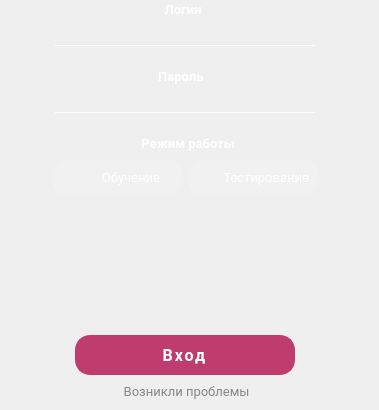
           <widget class="QWidget" name="page">
            <widget class="QWidget" name="layoutWidget">
             <property name="geometry">
              <rect>
               <x>0</x>
               <y>0</y>
               <width>370</width>
               <height>401</height>
              </rect>
             </property>
             <layout class="QVBoxLayout" name="verticalLayout">
              <property name="leftMargin">
               <number>5</number>
              </property>
              <property name="rightMargin">
               <number>5</number>
              </property>
              <item>
               <layout class="QHBoxLayout" name="horizontalLayout">
                <item>
                 <spacer name="horizontalSpacer">
                  <property name="orientation">
                   <enum>Qt::Horizontal</enum>
                  </property>
                  <property name="sizeHint" stdset="0">
                   <size>
                    <width>40</width>
                    <height>20</height>
                   </size>
                  </property>
                 </spacer>
                </item>
                <item>
                 <widget class="QLabel" name="label">
                  <property name="minimumSize">
                   <size>
                    <width>60</width>
                    <height>15</height>
                   </size>
                  </property>
                  <property name="maximumSize">
                   <size>
                    <width>60</width>
                    <height>15</height>
                   </size>
                  </property>
                  <property name="font">
                   <font>
                    <family>Roboto</family>
                    <pointsize>10</pointsize>
                    <weight>75</weight>
                    <bold>true</bold>
                   </font>
                  </property>
                  <property name="layoutDirection">
                   <enum>Qt::LeftToRight</enum>
                  </property>
                  <property name="styleSheet">
                   <string notr="true">QLabel {
	color: rgb(255, 255, 255);
}</string>
                  </property>
                  <property name="text">
                   <string>   Логин</string>
                  </property>
                 </widget>
                </item>
                <item>
                 <spacer name="horizontalSpacer_2">
                  <property name="orientation">
                   <enum>Qt::Horizontal</enum>
                  </property>
                  <property name="sizeHint" stdset="0">
                   <size>
                    <width>40</width>
                    <height>20</height>
                   </size>
                  </property>
                 </spacer>
                </item>
               </layout>
              </item>
              <item>
               <layout class="QHBoxLayout" name="horizontalLayout_7">
                <item>
                 <spacer name="horizontalSpacer_10">
                  <property name="orientation">
                   <enum>Qt::Horizontal</enum>
                  </property>
                  <property name="sizeHint" stdset="0">
                   <size>
                    <width>40</width>
                    <height>20</height>
                   </size>
                  </property>
                 </spacer>
                </item>
                <item>
                 <widget class="QLineEdit" name="lineEditLogin_si">
                  <property name="minimumSize">
                   <size>
                    <width>260</width>
                    <height>20</height>
                   </size>
                  </property>
                  <property name="maximumSize">
                   <size>
                    <width>260</width>
                    <height>20</height>
                   </size>
                  </property>
                  <property name="font">
                   <font>
                    <family>Roboto</family>
                    <pointsize>10</pointsize>
                   </font>
                  </property>
                  <property name="styleSheet">
                   <string notr="true">QLineEdit {
    background-color: transparent;
    border: none;
    border-bottom: 1px solid white; /* Белая линия */
    color: white; /* Цвет текста */
    padding-bottom: 2px; /* Отступ снизу, чтобы текст не прижимался к линии */
    selection-background-color: rgba(255, 255, 255, 0.3); /* Цвет выделения */
}
</string>
                  </property>
                 </widget>
                </item>
                <item>
                 <spacer name="horizontalSpacer_11">
                  <property name="orientation">
                   <enum>Qt::Horizontal</enum>
                  </property>
                  <property name="sizeHint" stdset="0">
                   <size>
                    <width>40</width>
                    <height>20</height>
                   </size>
                  </property>
                 </spacer>
                </item>
               </layout>
              </item>
              <item>
               <spacer name="verticalSpacer">
                <property name="orientation">
                 <enum>Qt::Vertical</enum>
                </property>
                <property name="sizeType">
                 <enum>QSizePolicy::Fixed</enum>
                </property>
                <property name="sizeHint" stdset="0">
                 <size>
                  <width>200</width>
                  <height>15</height>
                 </size>
                </property>
               </spacer>
              </item>
              <item>
               <layout class="QHBoxLayout" name="horizontalLayout_2">
                <item>
                 <spacer name="horizontalSpacer_3">
                  <property name="orientation">
                   <enum>Qt::Horizontal</enum>
                  </property>
                  <property name="sizeHint" stdset="0">
                   <size>
                    <width>40</width>
                    <height>20</height>
                   </size>
                  </property>
                 </spacer>
                </item>
                <item>
                 <widget class="QLabel" name="label_2">
                  <property name="minimumSize">
                   <size>
                    <width>60</width>
                    <height>15</height>
                   </size>
                  </property>
                  <property name="maximumSize">
                   <size>
                    <width>60</width>
                    <height>15</height>
                   </size>
                  </property>
                  <property name="font">
                   <font>
                    <family>Roboto</family>
                    <pointsize>10</pointsize>
                    <weight>75</weight>
                    <bold>true</bold>
                   </font>
                  </property>
                  <property name="styleSheet">
                   <string notr="true">QLabel {
	color: rgb(255, 255, 255);
}</string>
                  </property>
                  <property name="text">
                   <string> Пароль</string>
                  </property>
                 </widget>
                </item>
                <item>
                 <spacer name="horizontalSpacer_4">
                  <property name="orientation">
                   <enum>Qt::Horizontal</enum>
                  </property>
                  <property name="sizeHint" stdset="0">
                   <size>
                    <width>40</width>
                    <height>20</height>
                   </size>
                  </property>
                 </spacer>
                </item>
               </layout>
              </item>
              <item>
               <layout class="QHBoxLayout" name="horizontalLayout_8">
                <item>
                 <spacer name="horizontalSpacer_12">
                  <property name="orientation">
                   <enum>Qt::Horizontal</enum>
                  </property>
                  <property name="sizeHint" stdset="0">
                   <size>
                    <width>40</width>
                    <height>20</height>
                   </size>
                  </property>
                 </spacer>
                </item>
                <item>
                 <widget class="QLineEdit" name="lineEditPassword_si">
                  <property name="minimumSize">
                   <size>
                    <width>260</width>
                    <height>20</height>
                   </size>
                  </property>
                  <property name="maximumSize">
                   <size>
                    <width>260</width>
                    <height>20</height>
                   </size>
                  </property>
                  <property name="font">
                   <font>
                    <family>Roboto</family>
                    <pointsize>10</pointsize>
                   </font>
                  </property>
                  <property name="styleSheet">
                   <string notr="true">QLineEdit {
    background-color: transparent;
    border: none;
    border-bottom: 1px solid white; /* Белая линия */
    color: white; /* Цвет текста */
    padding-bottom: 2px; /* Отступ снизу, чтобы текст не прижимался к линии */
    selection-background-color: rgba(255, 255, 255, 0.3); /* Цвет выделения */
}
</string>
                  </property>
                  <property name="echoMode">
                   <enum>QLineEdit::Password</enum>
                  </property>
                 </widget>
                </item>
                <item>
                 <spacer name="horizontalSpacer_13">
                  <property name="orientation">
                   <enum>Qt::Horizontal</enum>
                  </property>
                  <property name="sizeHint" stdset="0">
                   <size>
                    <width>40</width>
                    <height>20</height>
                   </size>
                  </property>
                 </spacer>
                </item>
               </layout>
              </item>
              <item>
               <spacer name="verticalSpacer_3">
                <property name="orientation">
                 <enum>Qt::Vertical</enum>
                </property>
                <property name="sizeType">
                 <enum>QSizePolicy::Fixed</enum>
                </property>
                <property name="sizeHint" stdset="0">
                 <size>
                  <width>200</width>
                  <height>15</height>
                 </size>
                </property>
               </spacer>
              </item>
              <item>
               <layout class="QVBoxLayout" name="verticalLayout_2">
                <item>
                 <layout class="QHBoxLayout" name="horizontalLayout_9">
                  <item>
                   <spacer name="horizontalSpacer_14">
                    <property name="orientation">
                     <enum>Qt::Horizontal</enum>
                    </property>
                    <property name="sizeHint" stdset="0">
                     <size>
                      <width>40</width>
                      <height>20</height>
                     </size>
                    </property>
                   </spacer>
                  </item>
                  <item>
                   <widget class="QLabel" name="label_3">
                    <property name="minimumSize">
                     <size>
                      <width>100</width>
                      <height>15</height>
                     </size>
                    </property>
                    <property name="maximumSize">
                     <size>
                      <width>100</width>
                      <height>15</height>
                     </size>
                    </property>
                    <property name="font">
                     <font>
                      <family>Roboto</family>
                      <pointsize>10</pointsize>
                      <weight>75</weight>
                      <bold>true</bold>
                     </font>
                    </property>
                    <property name="styleSheet">
                     <string notr="true">QLabel {
	color: rgb(255, 255, 255);
}</string>
                    </property>
                    <property name="text">
                     <string>  Режим работы</string>
                    </property>
                   </widget>
                  </item>
                  <item>
                   <spacer name="horizontalSpacer_15">
                    <property name="orientation">
                     <enum>Qt::Horizontal</enum>
                    </property>
                    <property name="sizeHint" stdset="0">
                     <size>
                      <width>40</width>
                      <height>20</height>
                     </size>
                    </property>
                   </spacer>
                  </item>
                 </layout>
                </item>
                <item>
                 <layout class="QHBoxLayout" name="horizontalLayout_10">
                  <item>
                   <spacer name="horizontalSpacer_17">
                    <property name="orientation">
                     <enum>Qt::Horizontal</enum>
                    </property>
                    <property name="sizeHint" stdset="0">
                     <size>
                      <width>40</width>
                      <height>20</height>
                     </size>
                    </property>
                   </spacer>
                  </item>
                  <item>
                   <widget class="QPushButton" name="pushButtonStudy">
                    <property name="minimumSize">
                     <size>
                      <width>130</width>
                      <height>35</height>
                     </size>
                    </property>
                    <property name="maximumSize">
                     <size>
                      <width>120</width>
                      <height>35</height>
                     </size>
                    </property>
                    <property name="font">
                     <font>
                      <family>Roboto</family>
                      <pointsize>10</pointsize>
                      <weight>50</weight>
                      <bold>false</bold>
                     </font>
                    </property>
                    <property name="styleSheet">
                     <string notr="true">QPushButton {
    border-radius: 15px; /* Скругленные края */
    background-color: rgba(255, 255, 255, 30); /* Почти прозрачный белый фон */
    border: none; /* Убираем рамку */
    color: white; /* Белый цвет текста */
	padding-top: 8px;
	padding-bottom: 8px;
	padding-left: 10px;
	padding-right: 22px;
	text-align: right;
}

QPushButton:checked {
    background-color: rgba(255, 255, 255, 100); /* Полупрозрачный белый фон при выборе */
    image: url(:/check.png); /* Путь к изображению галочки */
	image-position: left;
}</string>
                    </property>
                    <property name="text">
                     <string>Обучение</string>
                    </property>
                    <property name="checkable">
                     <bool>true</bool>
                    </property>
                    <property name="checked">
                     <bool>false</bool>
                    </property>
                   </widget>
                  </item>
                  <item>
                   <spacer name="horizontalSpacer_16">
                    <property name="orientation">
                     <enum>Qt::Horizontal</enum>
                    </property>
                    <property name="sizeType">
                     <enum>QSizePolicy::Fixed</enum>
                    </property>
                    <property name="sizeHint" stdset="0">
                     <size>
                      <width>0</width>
                      <height>0</height>
                     </size>
                    </property>
                   </spacer>
                  </item>
                  <item>
                   <widget class="QPushButton" name="pushButtonTest">
                    <property name="minimumSize">
                     <size>
                      <width>130</width>
                      <height>35</height>
                     </size>
                    </property>
                    <property name="maximumSize">
                     <size>
                      <width>130</width>
                      <height>35</height>
                     </size>
                    </property>
                    <property name="font">
                     <font>
                      <family>Roboto</family>
                      <pointsize>10</pointsize>
                      <weight>50</weight>
                      <bold>false</bold>
                     </font>
                    </property>
                    <property name="layoutDirection">
                     <enum>Qt::LeftToRight</enum>
                    </property>
                    <property name="styleSheet">
                     <string notr="true">QPushButton {
    border-radius: 15px; /* Скругленные края */
    background-color: rgba(255, 255, 255, 30); /* Почти прозрачный белый фон */
    border: none; /* Убираем рамку */
    color: white; /* Белый цвет текста */
	padding-top: 8px;
	padding-bottom: 8px;
	padding-left: 10px;
	padding-right: 9px;
	text-align: right;
}

QPushButton:checked {
    background-color: rgba(255, 255, 255, 100); /* Полупрозрачный белый фон при выборе */
    image: url(:/check.png); /* Путь к изображению галочки */
	image-position: left;
}</string>
                    </property>
                    <property name="text">
                     <string>Тестирование</string>
                    </property>
                    <property name="checkable">
                     <bool>true</bool>
                    </property>
                    <property name="checked">
                     <bool>false</bool>
                    </property>
                   </widget>
                  </item>
                  <item>
                   <spacer name="horizontalSpacer_18">
                    <property name="orientation">
                     <enum>Qt::Horizontal</enum>
                    </property>
                    <property name="sizeHint" stdset="0">
                     <size>
                      <width>40</width>
                      <height>20</height>
                     </size>
                    </property>
                   </spacer>
                  </item>
                 </layout>
                </item>
               </layout>
              </item>
              <item>
               <spacer name="verticalSpacer_2">
                <property name="orientation">
                 <enum>Qt::Vertical</enum>
                </property>
                <property name="sizeType">
                 <enum>QSizePolicy::Expanding</enum>
                </property>
                <property name="sizeHint" stdset="0">
                 <size>
                  <width>20</width>
                  <height>40</height>
                 </size>
                </property>
               </spacer>
              </item>
              <item>
               <layout class="QVBoxLayout" name="verticalLayout_3">
                <item>
                 <layout class="QHBoxLayout" name="horizontalLayout_3">
                  <item>
                   <spacer name="horizontalSpacer_5">
                    <property name="orientation">
                     <enum>Qt::Horizontal</enum>
                    </property>
                    <property name="sizeHint" stdset="0">
                     <size>
                      <width>40</width>
                      <height>20</height>
                     </size>
                    </property>
                   </spacer>
                  </item>
                  <item>
                   <widget class="QPushButton" name="pushButtonLogin">
                    <property name="minimumSize">
                     <size>
                      <width>220</width>
                      <height>40</height>
                     </size>
                    </property>
                    <property name="maximumSize">
                     <size>
                      <width>220</width>
                      <height>40</height>
                     </size>
                    </property>
                    <property name="font">
                     <font>
                      <family>Roboto</family>
                      <pointsize>12</pointsize>
                      <weight>75</weight>
                      <bold>true</bold>
                     </font>
                    </property>
                    <property name="styleSheet">
                     <string notr="true">QPushButton {
    background-color: rgb(190, 60, 110); /* Цвет фона кнопки */
    border: 2px solid rgb(190, 60, 110); /* Рамка кнопки */
    color: white; /* Цвет текста кнопки */
    border-radius: 15px; /* Увеличенный радиус скругления краев */
	letter-spacing: 2px; /* Увеличенный отступ между буквами */
}

QPushButton:hover {
    background-color: rgb(220, 90, 140); /* Цвет фона кнопки при наведении */
}

QPushButton:pressed {
    background-color: rgb(170, 30, 90); /* Цвет фона кнопки при нажатии */
}</string>
                    </property>
                    <property name="text">
                     <string>Вход</string>
                    </property>
                   </widget>
                  </item>
                  <item>
                   <spacer name="horizontalSpacer_6">
                    <property name="orientation">
                     <enum>Qt::Horizontal</enum>
                    </property>
                    <property name="sizeHint" stdset="0">
                     <size>
                      <width>40</width>
                      <height>20</height>
                     </size>
                    </property>
                   </spacer>
                  </item>
                 </layout>
                </item>
                <item>
                 <layout class="QHBoxLayout" name="horizontalLayout_11">
                  <item>
                   <spacer name="horizontalSpacer_19">
                    <property name="orientation">
                     <enum>Qt::Horizontal</enum>
                    </property>
                    <property name="sizeHint" stdset="0">
                     <size>
                      <width>40</width>
                      <height>20</height>
                     </size>
                    </property>
                   </spacer>
                  </item>
                  <item>
                   <widget class="QPushButton" name="pushButtonHelp">
                    <property name="minimumSize">
                     <size>
                      <width>150</width>
                      <height>20</height>
                     </size>
                    </property>
                    <property name="maximumSize">
                     <size>
                      <width>150</width>
                      <height>20</height>
                     </size>
                    </property>
                    <property name="font">
                     <font>
                      <family>Roboto</family>
                      <pointsize>10</pointsize>
                      <underline>false</underline>
                     </font>
                    </property>
                    <property name="styleSheet">
                     <string notr="true">QPushButton {
    border: none; /* Удаляем рамку */
    background: transparent; /* Бесцветный фон */
    color: rgba(135, 135, 135, 1);; /* Цвет текста серый */
    padding: 0; /* Убираем отступы */
}

QPushButton:hover {
    color: rgba(255, 255, 255, 1); /* Цвет текста при наведении белый */
}
</string>
                    </property>
                    <property name="text">
                     <string> Возникли проблемы</string>
                    </property>
                   </widget>
                  </item>
                  <item>
                   <spacer name="horizontalSpacer_20">
                    <property name="orientation">
                     <enum>Qt::Horizontal</enum>
                    </property>
                    <property name="sizeHint" stdset="0">
                     <size>
                      <width>40</width>
                      <height>20</height>
                     </size>
                    </property>
                   </spacer>
                  </item>
                 </layout>
                </item>
               </layout>
              </item>
             </layout>
            </widget>
           </widget>
